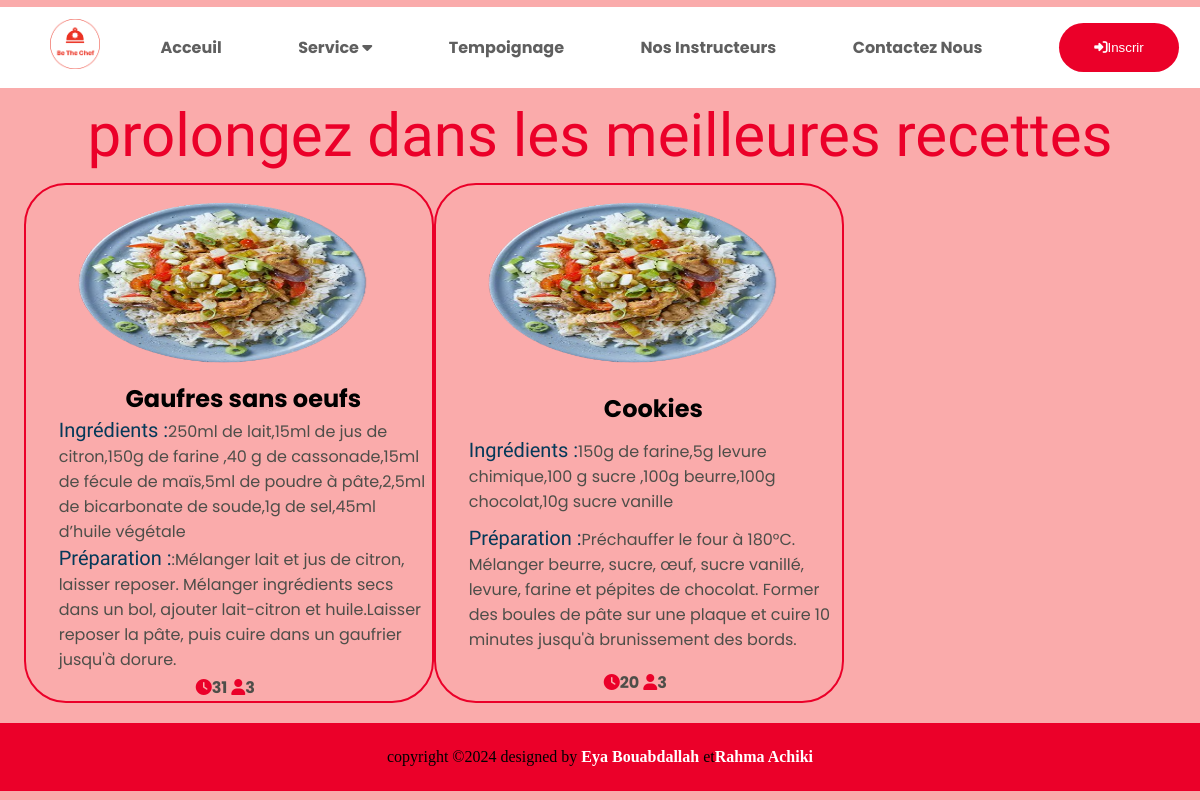
Screenshot of /index.php?controller=recette&action=readAll with the database file from the repository.
### tables this page shows
CREATE TABLE `recette` (
  `id_recette` int(3) NOT NULL,
  `titre` varchar(40) NOT NULL,
  `ingredient` text NOT NULL,
  `preparation` text NOT NULL,
  `temp_prep` int(3) NOT NULL,
  `nb_personnes` int(4) NOT NULL,
  `num_chef` int(3) DEFAULT NULL
);

### model/model.php (called while the page is built, shortened)
<?php
class Model{
    private static $pdo;
    public static function Init(){
		$host = Conf::getHostname();
		$dbname = Conf::getDatabase();
		$login = Conf::getLogin();
		$pass = Conf::getPassword();
		try{
			self::$pdo = new PDO("mysql:host=$host;dbname=$dbname",$login,$pass);
			} catch(PDOException $e) {
				die ($e->getMessage());
			}
	}
	public static function getAll(){
	    $SQL="SELECT * FROM ".static::$table;
		$rep = self::$pdo->query($SQL);
	    $rep->setFetchMode(PDO::FETCH_CLASS, 'Model'.ucfirst(static::$table));
		return $rep->fetchAll();
	}
}

### model/model_recette.php (called while the page is built, shortened)
<?php
require_once ("model.php");
class ModelRecette extends Model {
  public function getTitre() {
       return $this->titre;
  }
  public function getIngredient() {
       return $this->ingredient;
  }
  public function getPreparation() {
       return $this->preparation;
  }
  public function getTempPrep() {
    return $this->temp_prep;
}
  public function getNbPersonne() {
    return $this->nb_personnes;
}
}
?>

### view/recette/viewReadAllRecette.php (the view)
<p class="titre">prolongez dans les meilleures recettes</p>
    <div class="container">
    <?php foreach ($tab_r as $recette): ?>
	    <div class="ctn">
    <div class="card">
        <img src="image/recette2.png" alt="rec1">
        <h2><?php echo htmlspecialchars($recette->getTitre()); ?></h2>
        <p><span>Ingrédients :</span><?php echo htmlspecialchars($recette->getIngredient()); ?></p>
        <p><span>Préparation :</span><?php echo htmlspecialchars($recette->getPreparation()); ?></p>
		<div class="info">
            <p><i class="fa-solid fa-clock" style="color: #eb0029;"></i><?php echo htmlspecialchars($recette->getTempPrep()); ?></p>
            <p><i class="fa-solid fa-user" style="color: #eb0029;"></i><?php echo htmlspecialchars($recette->getNbPersonne()); ?></p>
        </div>
    </div>
    </div>
    <?php endforeach; ?>
    </div>

### css/acceuil.css (style rules this page uses)
* { border: 0; margin: 0; box-sizing: border-box; }

### css/register.css (style rules this page uses)
* { border: 0; margin: 0; box-sizing: border-box; }

### css/etudiant/etudiant.css (style rules this page uses)
* { border: 0; margin: 0; box-sizing: border-box; }
span { color: #EB0029; }
.container { display: grid; align-items: center; padding: auto; margin-right: 500px; }

### css/login.css (style rules this page uses)
* { border: 0; margin: 0; box-sizing: border-box; }

### css/recette.css (style rules this page uses)
* { border: 0; margin: 0; box-sizing: border-box; }
body { background-color:#faabab; }
.container { display: flex; justify-content: space-between; padding-top:1%; padding-right: 2%; padding-left: 2%; }
.card { display: grid; border: 2px solid #EB0029; border-radius: 42px; align-items: grid; padding-left: 7%; height: 520px; width: 410px; }
.card img { border-radius: 38px; margin-top:4px; height: 190px; width: 92%; }
.ctn { display: grid; }
.titre { font-family: 'Lobster Two'; font-size: 60px; color: #EB0029; text-align: center; margin-top: 1%; }
.card h2 { text-align:center; font-family: 'Poppins'; }
.card p { color: rgb(78, 78, 73); font-weight: 13 bold; font-family: 'Poppins'; padding-left: 4px; }
.info { display: flex; align-items: center; justify-content: center; padding-right: 40px; font-weight: bold; }
.card span { font-size:20px; font-family: 'Lobster Two'; color: #043959; }

### css/formation/formation.css (style rules this page uses)
* { border: 0; margin: 0; box-sizing: border-box; }
.titre { align-self: center; }

### rows the page displays
recette: titre "Gaufres sans oeufs", ingredient "250ml de lait,15ml de jus de citron,150g de farine ,40 g de cassonade,15ml de fécule de maïs,5ml de poudre à pâte,2,5ml de bicarbonate de soude,1g de sel,45ml d’huile végétale", preparation ":Mélanger lait et jus de citron, laisser reposer. Mélanger ingrédients secs dans un bol, ajouter lait-citron et huile.Laisser reposer la pâte, puis cuire dans un gaufrier jusqu'à dorure.", temp_prep "31", nb_personnes "3"
recette: titre "Cookies", ingredient "150g de farine,5g levure chimique,100 g sucre ,100g beurre,100g chocolat,10g sucre vanille", preparation "Préchauffer le four à 180°C. Mélanger beurre, sucre, œuf, sucre vanillé, levure, farine et pépites de chocolat. Former des boules de pâte sur une plaque et cuire 10 minutes jusqu'à brunissement des bords.", temp_prep "20", nb_personnes "3"
